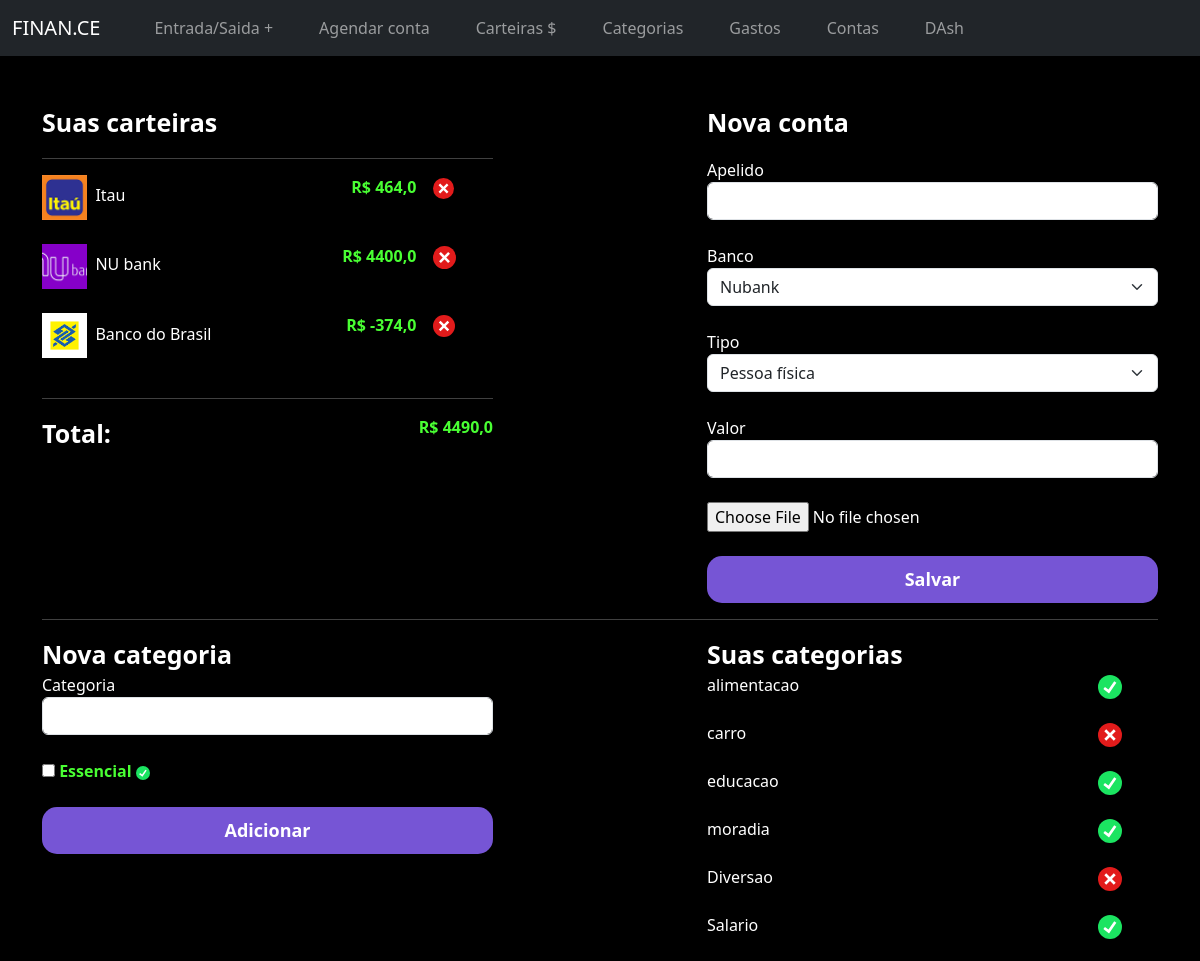
The app's page /gerenciar/ with its own data.
### perfil/models.py (models this page shows, shortened)
class mConta(models.Model):
    banco_choices = (
        ('NU', 'Nubank'),
        ('CE', 'Caixa economica')
    )
    tipo_choices = (
        ('pf', 'Pessoa fisica'),
        ('pj', 'Pessoa juridica'),
    )
    apelido = models.CharField(max_length=50)
    banco = models.CharField(max_length=2, choices=banco_choices)
    tipo = models.CharField(max_length=2, choices=tipo_choices)
    valor = models.FloatField(default=0)
    icone = models.ImageField(upload_to="icones")

class mCategoria(models.Model):
    categoria = models.CharField(max_length=50)
    essencial = models.BooleanField(default=False)
    valor_planejamento = models.FloatField(default=0)

### perfil/views.py (the view)
# urls.py: path('gerenciar/', views.gerenciar, name='gerenciar'),
def gerenciar(request):
    categoria = mCategoria.objects.all()
    contas = mConta.objects.all()
    total_contas = calcula_total(contas, 'valor')
    return render(request, 'gerenciar.html', {'contas':contas, 'total_contas':total_contas, 'categorias':categoria})

### perfil/utils.py (called while the page is built)
def calcula_total(obj, campo):
    total = 0
    for i in obj:
        total += getattr(i, campo)
    return total

### perfil/templates/gerenciar.html (shortened to what this page needs)
{% extends 'bases/base.html' %}
{% load static %}
{% block 'head' %}
    <link href="{% static 'perfil/css/home.css' %}" rel="stylesheet">
{% endblock %}
{% block 'body' %}
    <br>
    <br>
    <div class="container">
        <div class="row">
            <div class="col-md-5">
                <p class="fonte-destaque">Suas carteiras</p>
                <hr>
                <div class="contas">
                    {% for conta in contas %}
                        <div class="lista-contas-main">
                            <span><img width="10%" src="{{conta.icone.url}} ">&nbsp&nbsp{{conta.apelido}} </span>
                            <span class="total-conta positivo ">R$ {{conta.valor}}&nbsp&nbsp&nbsp <a href="{% url 'deletar_banco' conta.id %}"><img width="15%" src="{% static 'perfil/img/multiply-cross.svg' %}"></a></span>
                        </div>
                        <br>
                    {% endfor %}
                </div>
                <hr>
                <span class="fonte-destaque">Total:</span>
                <span class="positivo total-conta font-destaque">R$ {{total_contas}}</span>
            </div>
            <div class="col-md-2"></div>
            <div class="col-md-5">
                <p class="fonte-destaque">Nova conta</p>
                <form action="{% url 'cadastrar_banco' %}" method="POST" enctype="multipart/form-data">
                    <label>Apelido</label>
                    <input type="text" name="apelido" class="form-control" placeholder="">
                    <br>
                    <label>Banco</label>
                    <select name="banco" class="form-select">
                        <option value="NU">Nubank</option>
                    </select>
                    <br>
                    <label>Tipo</label>
                    <select name="tipo" class="form-select">
                        <option value="pf">Pessoa física</option>
                    </select>
                    <br>
                    <label>Valor</label>
                    <input type="number" name="valor" class="form-control" placeholder="">
                    <br>
                    <input type="file" placeholder="Ícone" name="icone" required>
                    <br>
                    <br>
                    <input style="width: 100%" type="submit" class="botao-principal" value="Salvar">
                </form>
            </div>
        </div>
        <hr>
        <div class="row">
            <div class="col-md-5">
                <span class="fonte-destaque">Nova categoria</span>
                <form action="{% url 'cadastrar_categoria' %}" method="POST">
                    <label>Categoria</label>
                    <input type="text" name="categoria" class="form-control">
                    <br>
                    <input type="checkbox" name="essencial" value="essencial"><label class="positivo">&nbspEssencial <img width=10%% src="{% static 'perfil/img/checked-tick.svg' %}"> </label>
                    <br>
                    <br>
                    <input style="width: 100%" type="submit" class="botao-principal" value="Adicionar">
                </form>
            </div>
            <div class="col-md-2">
            </div>
            <div class="col-md-5">
                <span class="fonte-destaque">Suas categorias</span>
                <br>
                <div class="contas">
                    {% for kategoria in categorias %}
                        <div class="lista-contas-main">
                            <span>{{kategoria.categoria}}</span>
                            <span class="total-conta"><a href="{% url 'update_categoria' kategoria.id %}"><img width="40%" src="{% if kategoria.essencial%} {% static 'perfil/img/checked-tick.svg' %}  {% else %}  {% static 'perfil/img/multiply-cross.svg' %}  {% endif %}"></a></span>
                        </div>
                        <br>
                    {% endfor %}
                </div>
            </div>
        </div>
    </div>
{% endblock %}

### templates/static/geral/css/base.css (style rules this page uses)
body { background: var(--dark-color) !important; color: var(--text-color) !important; }
:root { --main-color: #262626; --dark-color: #000; --contrast-color: #7655D5; --differential-color: #E96363; --text-color: #ffffff ; }

### templates/static/perfil/css/home.css (style rules this page uses)
.fonte-destaque { font-weight: bold; font-size: 25px; }
.total-conta { color: #B9F1D6; font-weight: 200; float: right; }
.botao-principal { text-decoration: none; color: var(--text-color); font-weight: bold; font-size: 18px; padding: 10px; background-color: var(--contrast-color); text-align: center; border-radius: 15px; border: none; }
.positivo { color: #49FF33; font-weight: bold; }

### records on screen
mConta: icone (picture), apelido "Itau", valor "464,0"
mConta: icone (picture), apelido "NU bank", valor "4400,0"
mConta: icone (picture), apelido "Banco do Brasil", valor "-374,0"
mCategoria: categoria "alimentacao"
mCategoria: categoria "carro"
mCategoria: categoria "educacao"
mCategoria: categoria "moradia"
mCategoria: categoria "Diversao"
mCategoria: categoria "Salario"

### other values on screen
{{ total_contas }} "4490,0"
